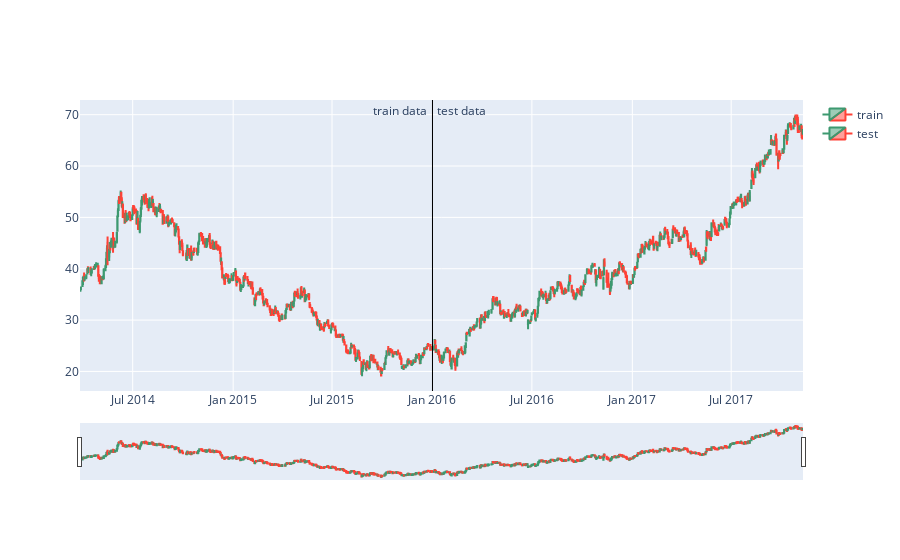

Here is the notebook cell this chart was saved with:
### Code cell
plot_train_test(train, test, date_split)

### Figure 1 — Plotly figure (JSON) as saved in the notebook; plotly's stock layout.template omitted (floating-point values rounded to 4 significant figures; data arrays with more than 128 entries replaced by an {"elided": "..."} marker saying what was removed)
{"data": [{"close": {"elided": "432 float values"}, "high": {"elided": "432 float values"}, "low": {"elided": "432 float values"}, "name": "train", "open": {"elided": "432 float values"}, "type": "candlestick", "x": {"elided": "432 str values"}}, {"close": {"elided": "459 float values"}, "high": {"elided": "459 float values"}, "low": {"elided": "459 float values"}, "name": "test", "open": {"elided": "459 float values"}, "type": "candlestick", "x": {"elided": "459 str values"}}], "layout": {"annotations": [{"showarrow": false, "text": " test data", "x": "2016-01-01", "xanchor": "left", "xref": "x", "y": 1, "yref": "paper"}, {"showarrow": false, "text": "train data ", "x": "2016-01-01", "xanchor": "right", "xref": "x", "y": 1, "yref": "paper"}], "shapes": [{"line": {"color": "rgb(0,0,0)", "width": 1}, "x0": "2016-01-01", "x1": "2016-01-01", "xref": "x", "y0": 0, "y1": 1, "yref": "paper"}]}}
